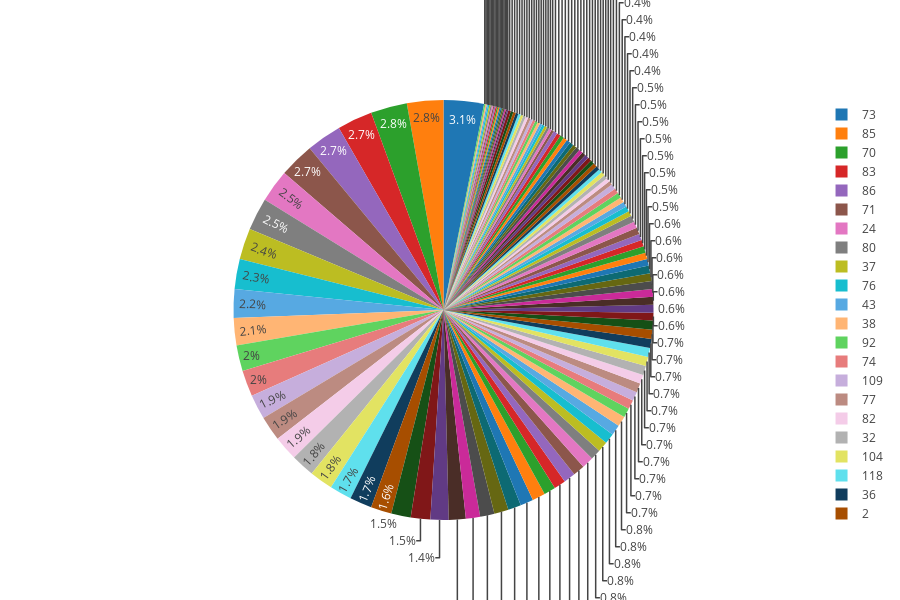

Here is the notebook cell this chart was saved with:
### Code cell
## freq table plot for drugs 
drug_freq_table = df['Cat_Name'].value_counts()

#getting the data ready for plot
data = [go.Pie(labels=drug_freq_table.index,
                values=drug_freq_table
             )
        ]

# setting layout
layout = go.Layout(
    autosize=False,
    width=900,
    height=600
)

#combine data and layout settings into fig
fig = go.Figure(data=data, layout=layout)

#inline plot(iplot for jupyter notebook)
iplot(fig, filename='drug_freq_table')

### Figure 1 — Plotly figure (JSON) as saved in the notebook; plotly's stock layout.template omitted (floating-point values rounded to 4 significant figures; data arrays with more than 128 entries replaced by an {"elided": "..."} marker saying what was removed)
{"data": [{"labels": {"elided": "133 int values"}, "type": "pie", "uid": "1e070630-2220-4495-91c0-877f59dbc3a5", "values": {"elided": "133 int values"}}], "layout": {"autosize": false, "height": 600, "width": 900}}
